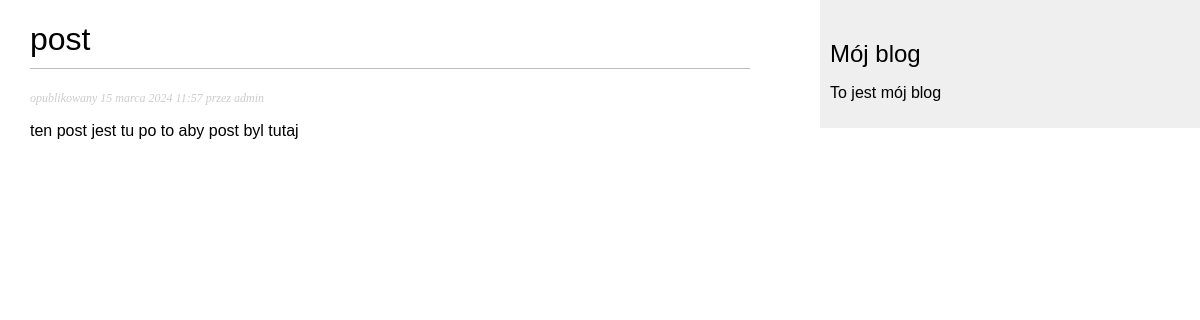
Page /blog/2024/3/15/post/ on the committed database.
### blog/models.py (models this page shows, shortened)
class Post(models.Model):
    objects = models.Manager()
    published = PublishManager()
    title = models.CharField(max_length=250)
    body = models.TextField()
    publish = models.DateTimeField(default=timezone.now)
    created = models.DateTimeField(auto_now_add=True)
    updated = models.DateTimeField(auto_now=True)
    STATUS_CHOICES = (
        ('draft', 'Draft'),
        ('published', 'Opublikowany')
    )
    status = models.CharField(max_length=10, choices=STATUS_CHOICES,
                              default='draft')
    slug = models.SlugField(max_length=250, unique_for_date='publish')
    author = models.ForeignKey(User, on_delete=models.CASCADE, related_name='blog_posts')
    class Meta:
        ordering = ('-publish',)

### blog/views.py (the view)
# urls.py: path('<int:year>/<int:month>/<int:day>/<slug:slug>/', views.post_detail, name='post_detail')
def post_detail(request, year,month,day,slug):
    post = get_object_or_404(Post, slug=slug, status="published",
                             publish__year=year,
                             publish__month=month,
                             publish__day=day)
    return render(request,'blog/post/detail.html/',{'post':post})

### blog/templates/blog/post/detail.html (shortened to what this page needs)
{% extends "blog/base.html" %}
{% block content %}
    <h1>{{ post.title }}</h1>
    <p class="date">
        opublikowany {{ post.publish }} przez {{ post.author }}
    </p>
    {{ post.body|linebreaks }}
{% endblock %}

### blog/static/css/blog.css (style rules this page uses)
body { margin:0; padding:0; font-family:helvetica, sans-serif; }
h1 { font-weight:normal; border-bottom:1px solid #bbb; padding:0 0 10px 0; }
p.date { color:#ccc; font-family: georgia, serif; font-size: 12px; font-style: italic; }

### rows in the picture
Post: title "post", publish "15 marca 2024 11:57", author "admin", body "ten post jest tu po to aby post byl tutaj"
